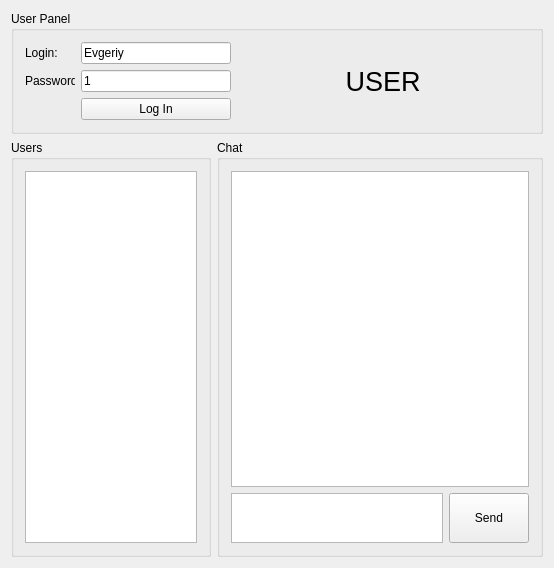
<?xml version="1.0" encoding="UTF-8"?>
<ui version="4.0">
 <class>MainWindow</class>
 <widget class="QMainWindow" name="MainWindow">
  <property name="geometry">
   <rect>
    <x>0</x>
    <y>0</y>
    <width>554</width>
    <height>568</height>
   </rect>
  </property>
  <property name="windowTitle">
   <string>TCP Client</string>
  </property>
  <widget class="QWidget" name="centralWidget">
   <layout class="QGridLayout" name="gridLayout_2">
    <item row="0" column="0" colspan="2">
     <widget class="QGroupBox" name="groupBox">
      <property name="title">
       <string>User Panel</string>
      </property>
      <layout class="QGridLayout" name="gridLayout">
       <item row="0" column="0">
        <widget class="QLabel" name="label_2">
         <property name="maximumSize">
          <size>
           <width>50</width>
           <height>16777215</height>
          </size>
         </property>
         <property name="text">
          <string>Login:</string>
         </property>
        </widget>
       </item>
       <item row="0" column="1">
        <widget class="QLineEdit" name="lineEditNik">
         <property name="maximumSize">
          <size>
           <width>150</width>
           <height>16777215</height>
          </size>
         </property>
         <property name="text">
          <string>Evgeriy</string>
         </property>
        </widget>
       </item>
       <item row="0" column="2" rowspan="3">
        <widget class="QLabel" name="labelUserPersonalData">
         <property name="font">
          <font>
           <pointsize>20</pointsize>
          </font>
         </property>
         <property name="text">
          <string>USER</string>
         </property>
         <property name="alignment">
          <set>Qt::AlignCenter</set>
         </property>
        </widget>
       </item>
       <item row="1" column="0">
        <widget class="QLabel" name="label_3">
         <property name="maximumSize">
          <size>
           <width>50</width>
           <height>16777215</height>
          </size>
         </property>
         <property name="text">
          <string>Password:</string>
         </property>
        </widget>
       </item>
       <item row="1" column="1">
        <widget class="QLineEdit" name="lineEditPassword">
         <property name="maximumSize">
          <size>
           <width>150</width>
           <height>16777215</height>
          </size>
         </property>
         <property name="text">
          <string>1</string>
         </property>
        </widget>
       </item>
       <item row="2" column="1">
        <widget class="QPushButton" name="pushButtonLogIn">
         <property name="maximumSize">
          <size>
           <width>150</width>
           <height>16777215</height>
          </size>
         </property>
         <property name="text">
          <string>Log In</string>
         </property>
        </widget>
       </item>
      </layout>
     </widget>
    </item>
    <item row="1" column="0">
     <widget class="QGroupBox" name="groupBox_2">
      <property name="minimumSize">
       <size>
        <width>200</width>
        <height>0</height>
       </size>
      </property>
      <property name="maximumSize">
       <size>
        <width>200</width>
        <height>16777215</height>
       </size>
      </property>
      <property name="title">
       <string>Users</string>
      </property>
      <layout class="QVBoxLayout" name="verticalLayout">
       <item>
        <widget class="QListView" name="listViewUserList">
         <property name="maximumSize">
          <size>
           <width>200</width>
           <height>16777215</height>
          </size>
         </property>
         <property name="editTriggers">
          <set>QAbstractItemView::NoEditTriggers</set>
         </property>
         <property name="selectionMode">
          <enum>QAbstractItemView::SingleSelection</enum>
         </property>
         <property name="spacing">
          <number>5</number>
         </property>
         <property name="gridSize">
          <size>
           <width>50</width>
           <height>20</height>
          </size>
         </property>
         <property name="uniformItemSizes">
          <bool>true</bool>
         </property>
        </widget>
       </item>
      </layout>
     </widget>
    </item>
    <item row="1" column="1">
     <widget class="QGroupBox" name="groupBox_3">
      <property name="title">
       <string>Chat</string>
      </property>
      <layout class="QGridLayout" name="gridLayout_3">
       <item row="0" column="0" colspan="2">
        <widget class="QListView" name="listViewUserDialog"/>
       </item>
       <item row="1" column="0">
        <widget class="QTextEdit" name="textEditMessage">
         <property name="minimumSize">
          <size>
           <width>0</width>
           <height>50</height>
          </size>
         </property>
         <property name="maximumSize">
          <size>
           <width>16777215</width>
           <height>50</height>
          </size>
         </property>
        </widget>
       </item>
       <item row="1" column="1">
        <widget class="QPushButton" name="pushButtonSend">
         <property name="minimumSize">
          <size>
           <width>0</width>
           <height>50</height>
          </size>
         </property>
         <property name="maximumSize">
          <size>
           <width>150</width>
           <height>50</height>
          </size>
         </property>
         <property name="text">
          <string>Send</string>
         </property>
        </widget>
       </item>
      </layout>
     </widget>
    </item>
   </layout>
  </widget>
 </widget>
 <layoutdefault spacing="6" margin="11"/>
 <resources/>
 <connections/>
</ui>
